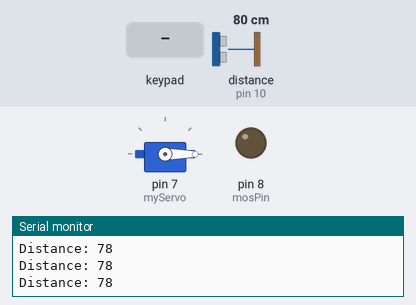
Simulated run of this sketch. Board: Arduino Uno, built with avr-gcc and run on an emulated ATmega328P. Shown: servo, output pins drawn as LEDs (lit = HIGH), the last lines printed to the serial monitor. Wiring (inferred from the names in the program): ultrasonic range finder: trigger pin 9; echo pin 10. The test bench sets the inputs (shaded band); at power-on: distance to the obstacle (sensor on pin 10) 80 cm. The echo pulse lasts 58.3 µs per cm; pins used as bus, display or sensor lines are not drawn.

Above: at 1.2 s.
1.3 s: distance to the obstacle (sensor on pin 10) set to 2 cm
2.8 s: keypad keys 1 2 3 4 pressed 0.4 s apart
At 5.5 s:
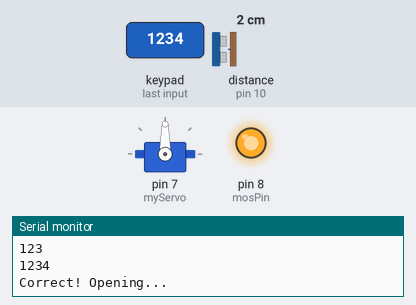
7.4 s: key 'A' pressed
8.9 s: key 'B' pressed
10.4 s: keypad keys 1 2 3 4 # pressed 0.4 s apart
13.9 s: key 'C' pressed
Timing chart, 0 to 16.4 s (numbered marks = the images above; inputs shaded):
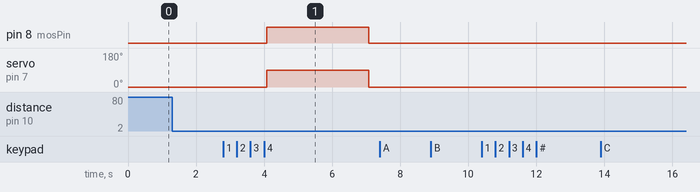

The sketch:

smart_door_lock.ino
```cpp
// C++ code
//
#include <Keypad.h>
#include <Servo.h>

// Servo
Servo myServo;

// Keypad
const byte ROWS = 4;
const byte COLS = 4;
char keys[ROWS][COLS] = {
  {'1','2','3','A'},
  {'4','5','6','B'},
  {'7','8','9','C'},
  {'*','0','#','D'}
};
byte rowPins[ROWS] = {2, 3, 4, 5};
byte colPins[COLS] = {11, 12, 13, 6};

Keypad keypad = Keypad(makeKeymap(keys), rowPins, colPins, ROWS, COLS);

// HC-SR04
int trigPin = 9;
int echoPin = 10;
int mosPin = 8;

String inputCode = "";
String correctCode = "1234";
bool doorOpen = false;

void setup() {
  myServo.attach(7);
  myServo.write(0); // κλειστό
  pinMode(trigPin, OUTPUT);
  pinMode(echoPin, INPUT);
  pinMode(mosPin, OUTPUT);
  Serial.begin(9600);
}

bool waitingForCode = false;

void loop() {
  if (!waitingForCode) {
    // Μέτρηση απόστασης
    digitalWrite(trigPin, LOW);
    delayMicroseconds(2);
    digitalWrite(trigPin, HIGH);
    delayMicroseconds(10);
    digitalWrite(trigPin, LOW);
    long duration = pulseIn(echoPin, HIGH);
    int distance = duration * 0.034 / 2;

    Serial.print("Distance: ");
    Serial.println(distance);

    if (distance < 50 && distance > 0) {
      Serial.println("Enter code:");
      waitingForCode = true;  // σταμάτα μετρήσεις
      inputCode = "";
    }
  } else {
    // Περιμένει κωδικό
    char key = keypad.getKey();
    if (key) {
      inputCode += key;
      Serial.println(inputCode);

      if (inputCode.length() == 4) {
        if (inputCode == correctCode) {
          Serial.println("Correct! Opening...");
          digitalWrite(mosPin, HIGH);
          myServo.write(90);
          delay(3000);
          myServo.write(0);
          digitalWrite(mosPin, LOW);
        } else {
          Serial.println("Wrong code!");
        }
        inputCode = "";
        waitingForCode = false;  // ξαναρχίζει μετρήσεις
      }
    }
  }
  delay(100);
}
```

Measured:
- after the input at 2.8 s, pin 8 (mosPin): LOW → HIGH after 1.3 s, → LOW 3.0 s later; servo on pin 7 (myServo): 0° → 90° after 1.3 s, → 0° 3.0 s later
